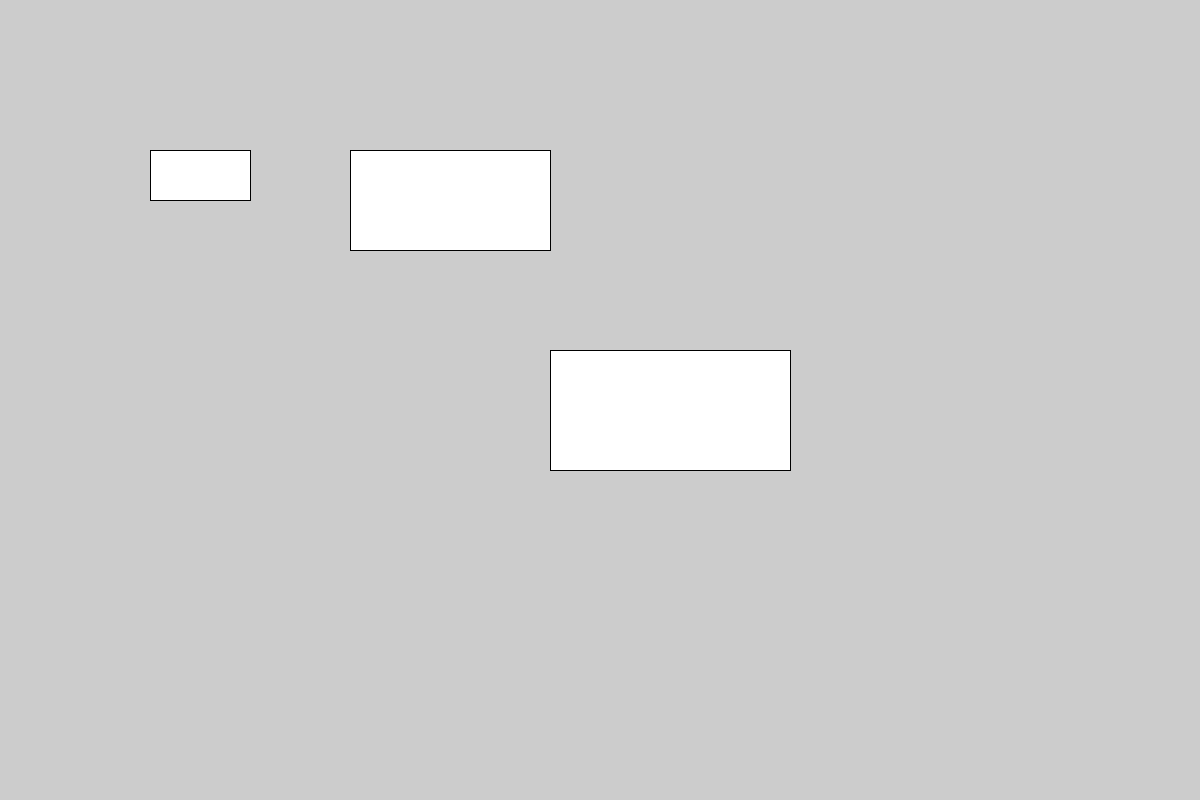
Frame 1 (no input)
Frame 60 (the mouse pressed at the canvas centre just before this capture): identical to frame 1, image omitted
Frame 120 (the mouse held since frame 60 and released just before this capture): identical to frame 1, image omitted

The Processing sketch that drew this single still picture (run headless with seeded random() and noise(); from frame 60 on, the mouse is pressed at the canvas centre):

// Processing sketch: TEST_platform
// ── TEST_platform.pde
platform p;
void setup(){
  size(1200,800);
p= new platform();  
}

void draw(){

  p.display();
}

// ── platform.pde
class platform{
int [] x={150,350,550};
int [] y={150,150,350};
int [] sz={100,200,240};

  platform(){

    
  }
 void display(){
  for(int i=0; i<x.length;i++){
  rect(x[i],y[i],sz[i],sz[i]/2);

}
 } 
  
}
